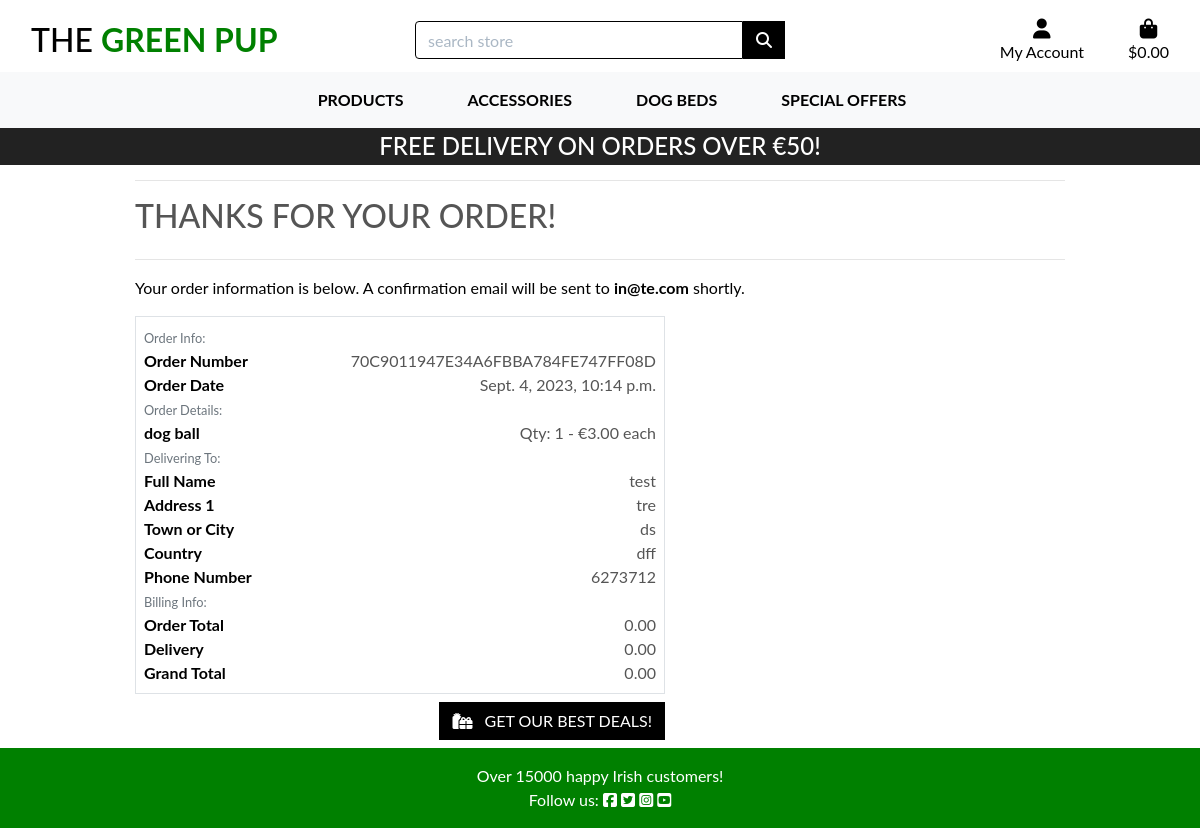
/checkout/thank-you/70C9011947E34A6FBBA784FE747FF08D, run on an earlier commit of the app's database.
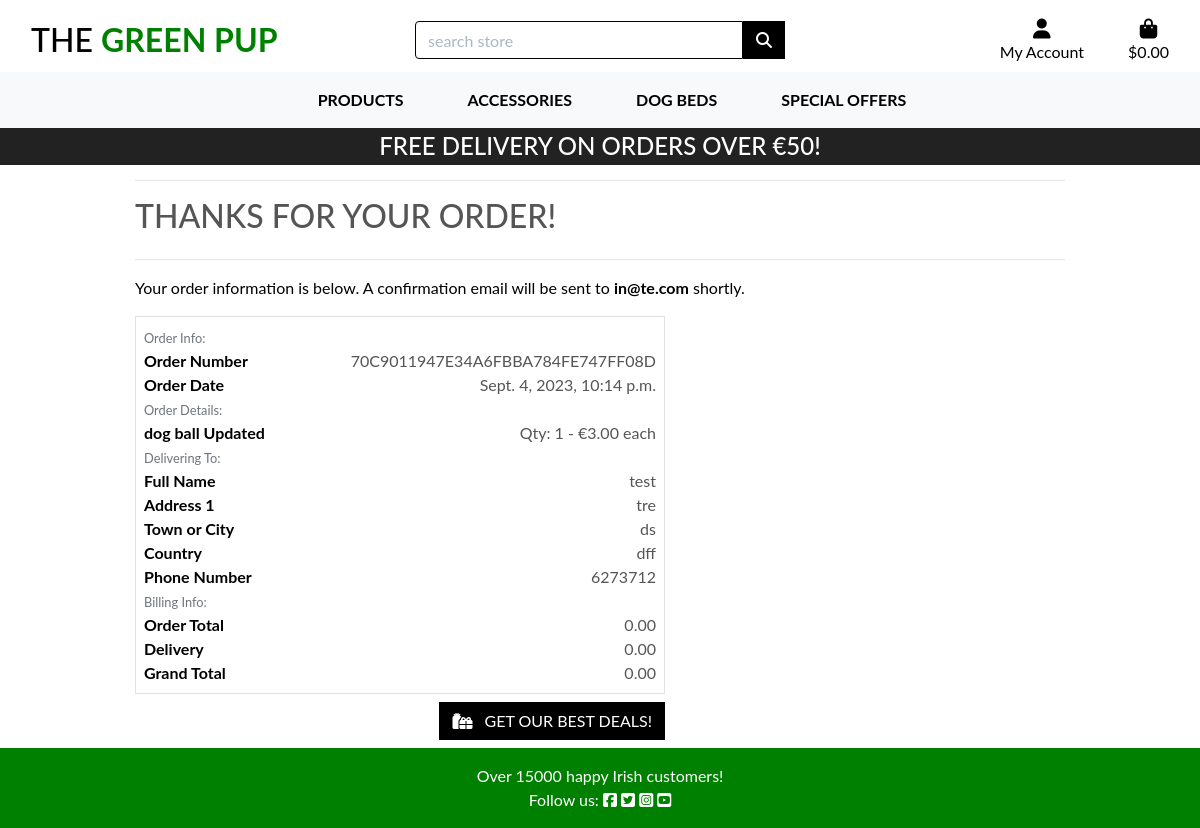
And on a later commit of the database.
### checkout/models.py (models this page shows, shortened)
class OrderLineItem(models.Model):
    product = models.ForeignKey(Product, null=False, blank=False, on_delete=models.CASCADE)
    order = models.ForeignKey(Order, null=False, blank=False, on_delete=models.CASCADE, related_name='lineitems')
    num_of_items = models.IntegerField(null=False, blank=False, default=0)
    lineitem_total = models.DecimalField(max_digits=6, decimal_places=2, null=False, blank=False, editable=False)

### products/models.py (models this page shows, shortened)
class Product(models.Model):
    category=models.ForeignKey('Category',blank=True, null=True, on_delete=models.SET_NULL)
    name=models.CharField(max_length=100)
    sku=models.CharField(max_length=150)
    description=models.TextField(max_length=500)
    price=models.DecimalField(max_digits=6,decimal_places=2)
    policy=models.ForeignKey('Policies',blank=True,null=True, on_delete=models.SET_NULL)
    image=models.ImageField(null=True,blank=True)
    on_sale=models.BooleanField(default=False)
    discount_percent=models.CharField(max_length=10,blank=True,null=True)
    in_stock=models.BooleanField(default=True)
    product_status=models.ForeignKey('ProductStatus',blank=True,null=True, on_delete=models.SET_NULL)
    meta_title=models.CharField(max_length=61,blank=True,null=True)
    meta_description=models.CharField(max_length=61,blank=True,null=True)

### checkout/views.py (the view, shortened to what this page needs)
# urls.py: path('thank-you/<order_number>', views.checkout_success, name='checkout_success'),
def checkout_success(request, order_number):
    save_info = request.session.get('save_info')
    order = get_object_or_404(Order, order_number=order_number)
    if 'bag' in request.session:
        del request.session['bag']
    context = {
        'order': order,
    }
    return render(request, 'checkout/checkout_success.html', context)

### bag/contexts.py (called while the page is built, shortened)
def bag_contents(request):
    bag_items = []
    product_quantity = 0
    total = 0
    bag = request.session.get('bag', {})
    if total < settings.FREE_DELIVERY_THRESHOLD:
        delivery = total * Decimal(settings.STANDARD_DELIVERY_PERCENT / 100)
        free_delivery_left = settings.FREE_DELIVERY_THRESHOLD - total
    else:
        delivery = 0
        free_delivery_left = 0
    grand_total = total + delivery
    context = {
        'bag_items': bag_items,
        'total':total,
        'grand_total': grand_total,
        'product_quantity': product_quantity,
        'delivery': delivery,
        'free_delivery_left': free_delivery_left,
        'free_delivery_threshold': settings.FREE_DELIVERY_THRESHOLD,
    }
    return context

### checkout/templates/checkout/checkout_success.html (shortened to what the changed rows need)
{% extends "base.html" %}
{% load static %}
{% block extra_css %}
    <link rel="stylesheet" href="{% static 'checkout/css/checkout.css' %}">
{% endblock %}
{% block content %}
<div class="container">
    <div class="row">
        <div class="col">
            <h2 class="logo-font mb-4">Thanks for your order!</h2>
        </div>
    </div>
    <div class="row">
        <div class="col-12 col-lg-7">
            <div class="order-confirmation-wrapper p-2 border">
                {% for item in order.lineitems.all %}
                <div class="row">
                    <div class="col-12 col-md-4">
                        <p class="mb-0 text-black font-weight-bold">
                            {{ item.product.name }}
                        </p>
                    </div>
                    <div class="col-12 col-md-8 text-md-right">
                        <p class="mb-0">Qty: {{ item.num_of_items }} - €{{ item.product.price }} each</p>
                    </div>
                </div>
                {% endfor %}
            </div>
        </div>
    </div>
</div>
{% endblock %}

What changed in the data, as far as the page shows it:
changed through a linked row, OrderLineItem: product.name "dog ball" → "dog ball Updated"
